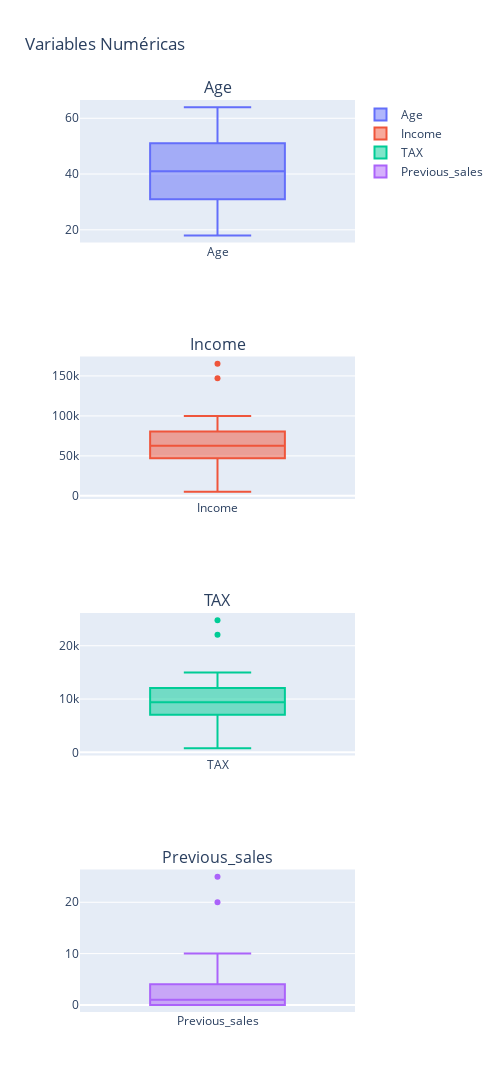

This figure's notebook cell:
### Code cell
numerical_columns_boxplot = [
    'Age', 'Income', 'TAX', 'Previous_sales'
    ]

fig = make_subplots(rows=4, cols=1, subplot_titles=numerical_columns_boxplot)
row, col = 1, 1
for i in range(len(numerical_columns_boxplot)):
    column = numerical_columns_boxplot[i]
    helper_funtions.dataviz_structure_numerical(column, fig, df, row, col)
    row += 1
fig.update_layout(height=2000, width=500, title_text='Variables Numéricas')
fig.show()

### Figure 1 — Plotly figure (JSON) as saved in the notebook; plotly's stock layout.template omitted (floating-point values rounded to 4 significant figures; data arrays with more than 128 entries replaced by an {"elided": "..."} marker saying what was removed)
{"data": [{"name": "Age", "type": "box", "xaxis": "x", "y": {"elided": "813 int values"}, "yaxis": "y"}, {"name": "Income", "type": "box", "xaxis": "x2", "y": {"elided": "813 int values"}, "yaxis": "y2"}, {"name": "TAX", "type": "box", "xaxis": "x3", "y": {"elided": "813 float values"}, "yaxis": "y3"}, {"name": "Previous_sales", "type": "box", "xaxis": "x4", "y": {"elided": "813 int values"}, "yaxis": "y4"}], "layout": {"annotations": [{"font": {"size": 16}, "showarrow": false, "text": "Age", "x": 0.5, "xanchor": "center", "xref": "paper", "y": 1, "yanchor": "bottom", "yref": "paper"}, {"font": {"size": 16}, "showarrow": false, "text": "Income", "x": 0.5, "xanchor": "center", "xref": "paper", "y": 0.7188, "yanchor": "bottom", "yref": "paper"}, {"font": {"size": 16}, "showarrow": false, "text": "TAX", "x": 0.5, "xanchor": "center", "xref": "paper", "y": 0.4375, "yanchor": "bottom", "yref": "paper"}, {"font": {"size": 16}, "showarrow": false, "text": "Previous_sales", "x": 0.5, "xanchor": "center", "xref": "paper", "y": 0.1562, "yanchor": "bottom", "yref": "paper"}], "height": 2000, "title": {"text": "Variables Numéricas"}, "width": 500, "xaxis": {"anchor": "y", "domain": [0, 1]}, "xaxis2": {"anchor": "y2", "domain": [0, 1]}, "xaxis3": {"anchor": "y3", "domain": [0, 1]}, "xaxis4": {"anchor": "y4", "domain": [0, 1]}, "yaxis": {"anchor": "x", "domain": [0.8438, 1]}, "yaxis2": {"anchor": "x2", "domain": [0.5625, 0.7188]}, "yaxis3": {"anchor": "x3", "domain": [0.2812, 0.4375]}, "yaxis4": {"anchor": "x4", "domain": [0, 0.1562]}}}
